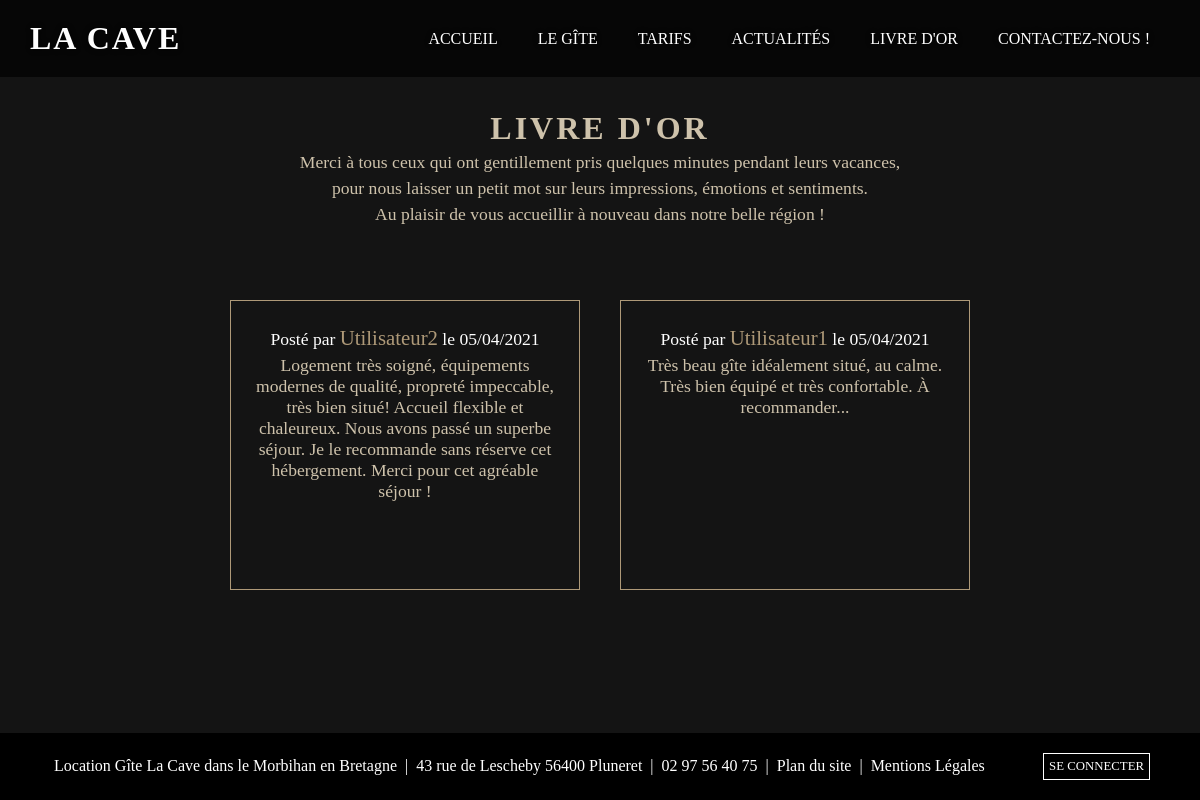
Screenshot of /index.php?action=livredor with the database file from the repository.
### tables this page shows
CREATE TABLE `guestbooks` (
  `id` int(10) UNSIGNED NOT NULL,
  `comments` text NOT NULL,
  `datecreatcomments` datetime NOT NULL DEFAULT current_timestamp(),
  `idguestbooksusers` int(10) UNSIGNED NOT NULL
);

CREATE TABLE `users` (
  `id` int(11) UNSIGNED NOT NULL,
  `pseudo` varchar(255) NOT NULL,
  `lastname` varchar(255) NOT NULL,
  `firstname` varchar(255) NOT NULL,
  `email` varchar(255) NOT NULL,
  `pass` varchar(255) NOT NULL,
  `roleusers` varchar(255) NOT NULL,
  `dateinscription` datetime NOT NULL DEFAULT current_timestamp()
);

### app/Controllers/Front/FrontController.php (called while the page is built, shortened)
<?php
class FrontController{
    function livredor(){
        $guestbook = new \Project\Models\GuestbookCommentManager();
        $allGuestbookComments = $guestbook->guestbooks();
        require 'app/views/front/livreDor.php';
    }
}

### app/Models/GuestbookCommentManager.php (called while the page is built, shortened)
<?php
class GuestbookCommentManager extends Manager{
    public function guestbooks(){
        $bdd = $this->bdConnect();
        $req = $bdd->query("SELECT guestbooks.*, users.*, DATE_FORMAT(guestbooks.datecreatcomments, '%d/%m/%Y') AS datePublication FROM guestbooks, users WHERE guestbooks.idguestbooksusers = users.id ORDER BY guestbooks.id DESC");
        return $req;
    }
}

### app/views/front/livreDor.php (the view, shortened to what this page needs)
<section class="taille_1170 bloc_titre_general">
    <h1>Livre d'or</h1>
    <p>Merci à tous ceux qui ont gentillement pris quelques minutes pendant leurs vacances,</p>
    <p>pour nous laisser un petit mot sur leurs impressions, émotions et sentiments.</p>
    <p class="marge_livredor">Au plaisir de vous accueillir à nouveau dans notre belle région !</p>
    <div class="taille_1170 bloc_commentaires_livre">
        <?php foreach($allGuestbookComments as $allGuestbook){ ?>
            <div class="commentaires_livre">
                    <p class="post_livre">Posté par <span><?=$allGuestbook['pseudo']?></span> le <?=$allGuestbook['datePublication'] ?></p>
                    <p><?= nl2br($allGuestbook['comments']) ?></p>
            </div>
        <?php } ?>
    </div>
</section>
<?php require 'templates/template.php'; ?>

### app/public/front/css/style.css (style rules this page uses)
:root { --blanc-color: #fff; --noir-color: #000; --rouge-color: #ff0000; --vert-color: #49AB44; --fd-body-marron-color: #141414; --gen_beige-clair-color: #cec2ab; --beige-fonce-color: #b5a992; --fd-menu-beige: #ae9978; --gris-fonce-color: #444; --gris-clair-color: #e0e0e0; --fd-card-actus-gris-color: #f0f0f0; --champ-contact-color: rgba(0, 0, 0, 0); --champ-contact-hover-color: rgba(0, 0, 0, 0.1); --fd-slide-noir-opac: rgba(0,0,0,0.8); --fd-menu-noir-opac:rgba(0,0,0,0.7); --fd-parallax-noir-opac: rgba(0, 0, 0, 1); --fd-bloc-erreur: rgba(255,59,10,0.5); }
* { margin: 0; padding: 0; box-sizing: border-box; font-family: 'Times New Roman', Times, serif; }
body { background-color: var(--fd-body-marron-color); color: var(--gen_beige-clair-color); display: flex; flex-direction: column; min-height: 100vh; }
.taille_1170 { max-width: 1170px; width: 100%; margin: 0 auto; }
.bloc_titre_general { text-align: center; margin-top: 110px; margin-bottom: 50px; }
.bloc_titre_general h1 { font-size: 2rem; text-transform: uppercase; letter-spacing: 3px; font-family: cinzel; }
.bloc_titre_general p { font-size: 1.1rem; margin: 5px; }
.bloc_commentaires_livre { display: flex; justify-content: center; flex-wrap: wrap; }
.commentaires_livre { border: 1px solid var(--fd-menu-beige); width: 350px; margin: 20px; padding: 20px; min-height: 290px; }
.post_livre { color: var(--blanc-color); margin-bottom: 15px; }
.post_livre span { font-size: 1.3rem; color: var(--fd-menu-beige); }
.marge_livredor { padding-bottom: 50px; }

### rows the page displays
guestbooks: idguestbooksusers.pseudo "Utilisateur2", datePublication "05/04/2021", comments "Logement très soigné, équipements modernes de qualité, propreté impeccable, très bien situé! Accueil flexible et chaleureux. Nous avons passé un superbe séjour. Je le recommande sans réserve cet hébergement. Merci pour cet agréable séjour !"
guestbooks: idguestbooksusers.pseudo "Utilisateur1", datePublication "05/04/2021", comments "Très beau gîte idéalement situé, au calme. Très bien équipé et très confortable. À recommander..."
